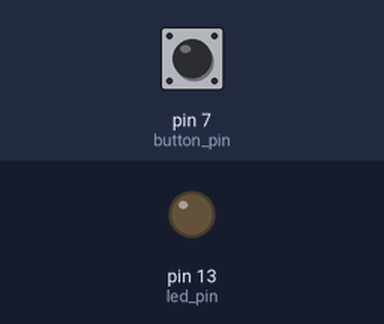
Simulated run of this sketch. Board: Arduino Uno, built with avr-gcc and run on an emulated ATmega328P. On the bench: output pins drawn as LEDs (lit = HIGH). The test bench sets the inputs (shaded band); at power-on: pin 7 (button_pin) HIGH. The ROS host is connected and sends only what is stated.

Above: at 1.2 s.
1.3 s: pin 7 (button_pin) pulled LOW for 0.15 s
At 1.42 s:
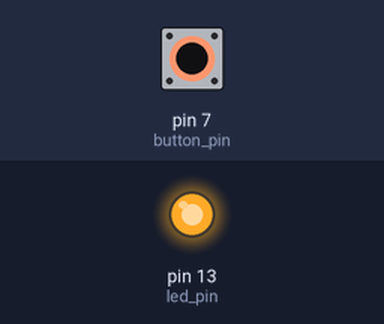
3.0 s: pin 7 (button_pin) pulled LOW for 3.2 s
At 7.1 s:
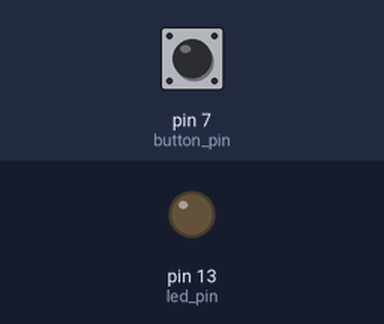
Timing chart, 0 to 8.6 s (numbered marks = the images above; inputs shaded):
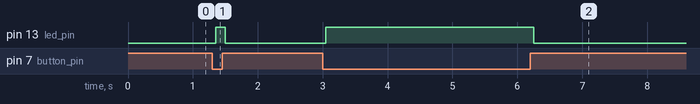

Measured:
- after the input at 1.3 s, pin 13 (led_pin): LOW → HIGH after 0.05 s, → LOW 0.15 s later
- after the input at 3.0 s, pin 13 (led_pin): LOW → HIGH after 0.05 s, → LOW 3.2 s later

The sketch:

push_button.ino
```cpp
/*
* Button Example for Rosserial
*/

 #include <ros.h>
 #include <std_msgs/Bool.h>


 ros::NodeHandle nh;

 std_msgs::Bool pushed_msg;
 ros::Publisher pub_button("pushed", &pushed_msg);

 const int button_pin = 7;
 const int led_pin = 13;

 bool last_reading;
 long last_debounce_time=0;
 long debounce_delay=50;
 bool published = true;

 void setup()
 {
   nh.initNode();
   nh.advertise(pub_button);

   //initialize an LED output pin
   //and a input pin for our push button
   pinMode(led_pin, OUTPUT);
   pinMode(button_pin, INPUT);

   //Enable the pullup resistor on the button
   digitalWrite(button_pin, HIGH);

   //The button is a normally button
   last_reading = ! digitalRead(button_pin);

 }

 void loop()
 {

   bool reading = ! digitalRead(button_pin);

   if (last_reading!= reading){
       last_debounce_time = millis();
       published = false;
   }

   //if the button value has not changed during the debounce delay
   // we know it is stable
   if ( !published && (millis() - last_debounce_time)  > debounce_delay) {
     digitalWrite(led_pin, reading);
     pushed_msg.data = reading;
     pub_button.publish(&pushed_msg);
     published = true;
   }

   last_reading = reading;

   nh.spinOnce();
 }
```
